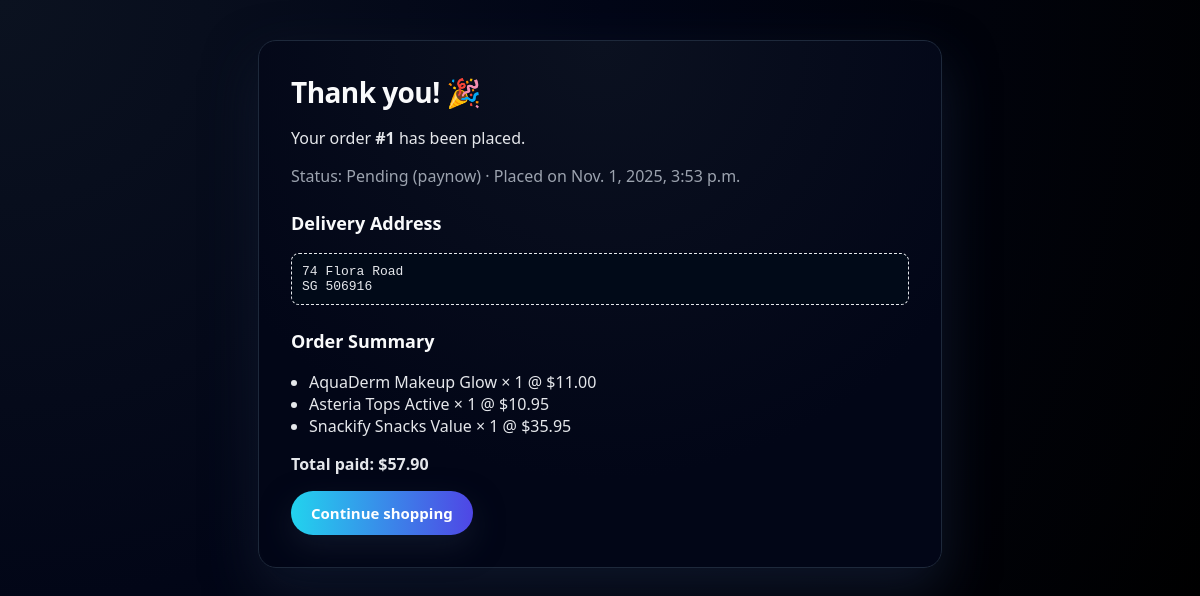
Screenshot of /order/success/1/ (signed in) with the database file from the repository.
### storefront/models.py (models this page shows, shortened)
class Order(models.Model):
    customer = models.ForeignKey("Customer", on_delete=models.CASCADE)
    order_date = models.DateTimeField(auto_now_add=True)
    status = models.CharField(max_length=50, default="Pending")
    total_amount = models.DecimalField(max_digits=10, decimal_places=2)
    delivery_address = models.CharField(max_length=255)

class OrderItem(models.Model):
    order = models.ForeignKey("Order", on_delete=models.CASCADE)
    product = models.ForeignKey("Product", on_delete=models.CASCADE)
    quantity = models.PositiveIntegerField(default=1)
    price_at_purchase = models.DecimalField(max_digits=10, decimal_places=2)

class Product(models.Model):
    sku = models.CharField(max_length=50, unique=True)
    slug = models.SlugField(max_length=255, unique=True)
    name = models.CharField(max_length=255)
    description = models.TextField(blank=True)
    category = models.ForeignKey("Category", on_delete=models.CASCADE)
    stock = models.PositiveIntegerField(default=0)
    reorder_threshold = models.PositiveIntegerField(default=10)
    is_active = models.BooleanField(default=True)
    price = models.DecimalField(max_digits=10, decimal_places=2)
    rating = models.FloatField(
        validators=[MinValueValidator(0.0), MaxValueValidator(5.0)], default=0.0
    )
    image = models.ImageField(upload_to="product_images/", blank=True, null=True)
    created_at = models.DateTimeField(auto_now_add=True)
    updated_at = models.DateTimeField(auto_now=True)

### storefront/views.py (the view)
@login_required
def order_success_view(request, order_id):
    order = get_object_or_404(Order, id=order_id, customer__user=request.user)
    return render(request, "storefront/order_success.html", {"order": order})

### adminpanel/context_processors.py (called while the page is built, shortened)
def admin_context(request):
    context = {}
    return context

### storefront/context_processors.py (called while the page is built)
def low_stock_count(request):
    count = Product.objects.filter(
        is_active=True, stock__lt=F("reorder_threshold")
    ).count()
    return {"low_stock_count": count}

def cart_meta(request):
    count = 0
    if request.user.is_authenticated:
        cart = Cart.objects.filter(customer__user=request.user).first()
        if cart:
            count = cart.count
    else:
        count = request.session.get("cart_count", 0)
    return {"cart_count": count}

### storefront/models.py (called while the page is built)
    @property
    def count(self) -> int:
        return sum(item.quantity for item in self.items.all())

### storefront/templates/storefront/order_success.html (shortened to what this page needs)
<!DOCTYPE html>
<html lang="en">
    <head>
    </head>
<body>
  <main>
    <div class="card">
      <h1>Thank you! 🎉</h1>
      <p>Your order <strong>#{{ order.id }}</strong> has been placed.</p>
      <p class="muted">Status: {{ order.status }} &middot; Placed on {{ order.order_date }}</p>
      <h3>Delivery Address</h3>
      <pre style="white-space:pre-wrap; border:1px dashed #e5e7eb; padding:10px; border-radius:8px;">{{ order.delivery_address }}</pre>
      <h3>Order Summary</h3>
      <ul>
        {% for item in order.orderitem_set.all %}
          <li>{{ item.product.name }} × {{ item.quantity }} @ ${{ item.price_at_purchase|floatformat:2 }}</li>
        {% endfor %}
      </ul>
      <p><strong>Total paid: ${{ order.total_amount|floatformat:2 }}</strong></p>
      <a class="btn" href="{% url 'category' request.user.customer.preferred_category|slugify %}">Continue shopping</a>
    </div>
  </main>
</body>
</html>

### storefront/templates/storefront/order_success.html (style rules this page uses)
:root { --bg:#020617; --surface:#020617; --line:#1e293b; --text:#e5e7eb; --muted:#9ca3af; --accent-1:#22d3ee; --accent-2:#4f46e5; --accent-3:#a855f7; }
* { box-sizing:border-box; }
body { margin:0; font-family:system-ui,-apple-system,Segoe UI,Roboto,Arial; background:radial-gradient(circle at top left,#0b1220,#020617 45%,#000 100%); color:var(--text); }
main { max-width:720px; margin:40px auto; padding:0 18px; }
.card { background:radial-gradient(circle at top,#0b1120,#020617 70%); border:1px solid var(--line); border-radius:18px; padding:32px; box-shadow:0 22px 52px rgba(15,23,42,0.95); }
h1 { margin:0 0 10px; font-size:28px; letter-spacing:-0.02em; color:#f9fafb; }
h3 { margin-top:24px; font-size:18px; color:#f9fafb; }
.muted { color:var(--muted); margin-bottom:12px; }
pre { white-space:pre-wrap; border:1px dashed var(--line); padding:12px; border-radius:12px; background:#010a18; color:var(--text); }
ul { padding-left:18px; margin:8px 0 16px; color:var(--text); }
.btn { display:inline-flex; align-items:center; justify-content:center; padding:12px 20px; border-radius:999px; font-weight:600; font-size:15px; color:#fff; text-decoration:none; cursor:pointer; background:linear-gradient(90deg, var(--accent-1), var(--accent-2), var(--accent-3) ); background-size:200% 100%; box-shadow:0 12px 30px rgba(15,23,42,0.9); transition:background-position .18s ease, transform .12s ease, box-shadow .18s ease; }

### rows the page displays
Order: id "1", status "Pending (paynow)", order_date "Nov. 1, 2025, 3:53 p.m.", delivery_address "74 Flora Road SG 506916", total_amount "57.90"
OrderItem: product.name "AquaDerm Makeup Glow", quantity "1", price_at_purchase "11.00"
OrderItem: product.name "Asteria Tops Active", quantity "1", price_at_purchase "10.95"
OrderItem: product.name "Snackify Snacks Value", quantity "1", price_at_purchase "35.95"
